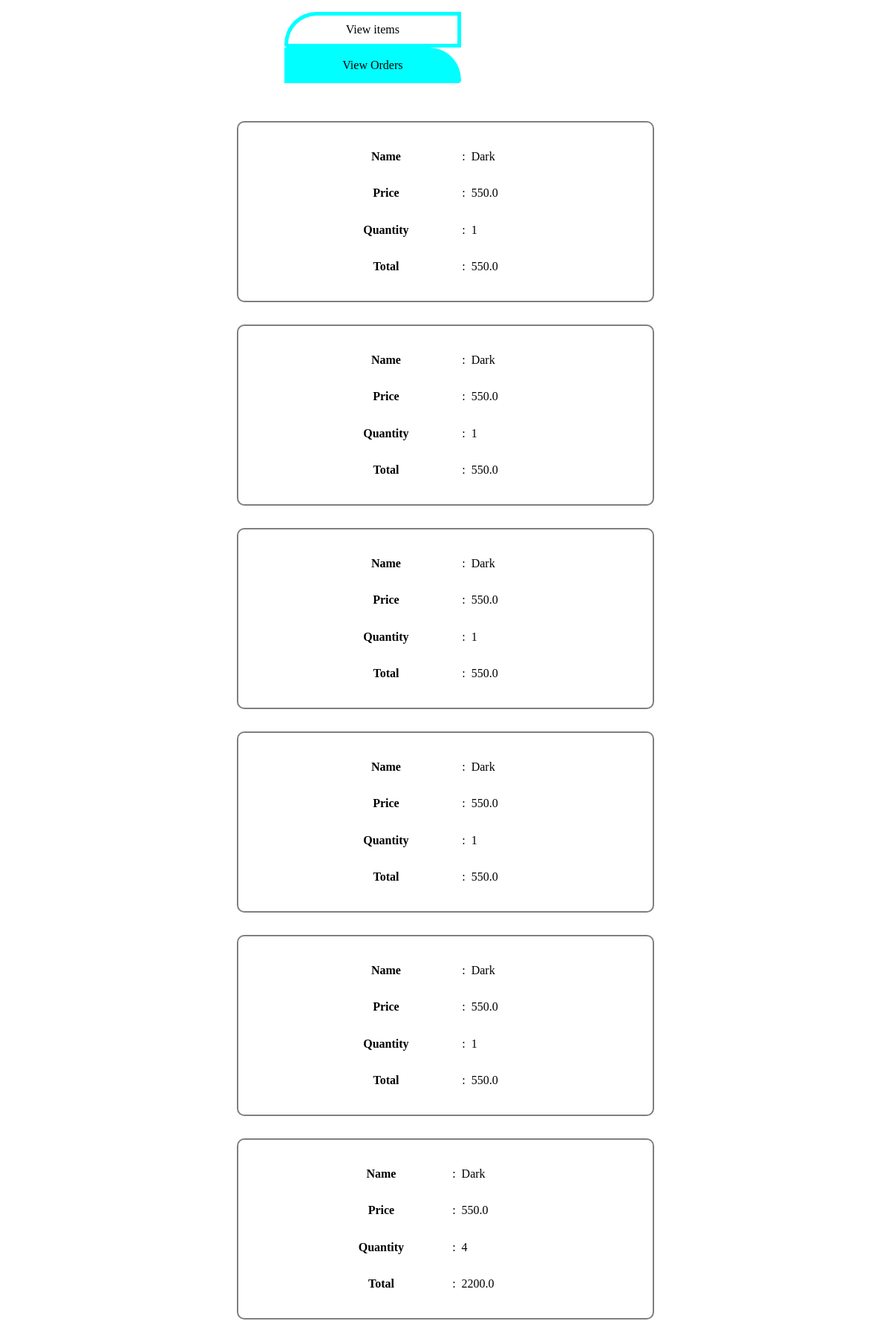
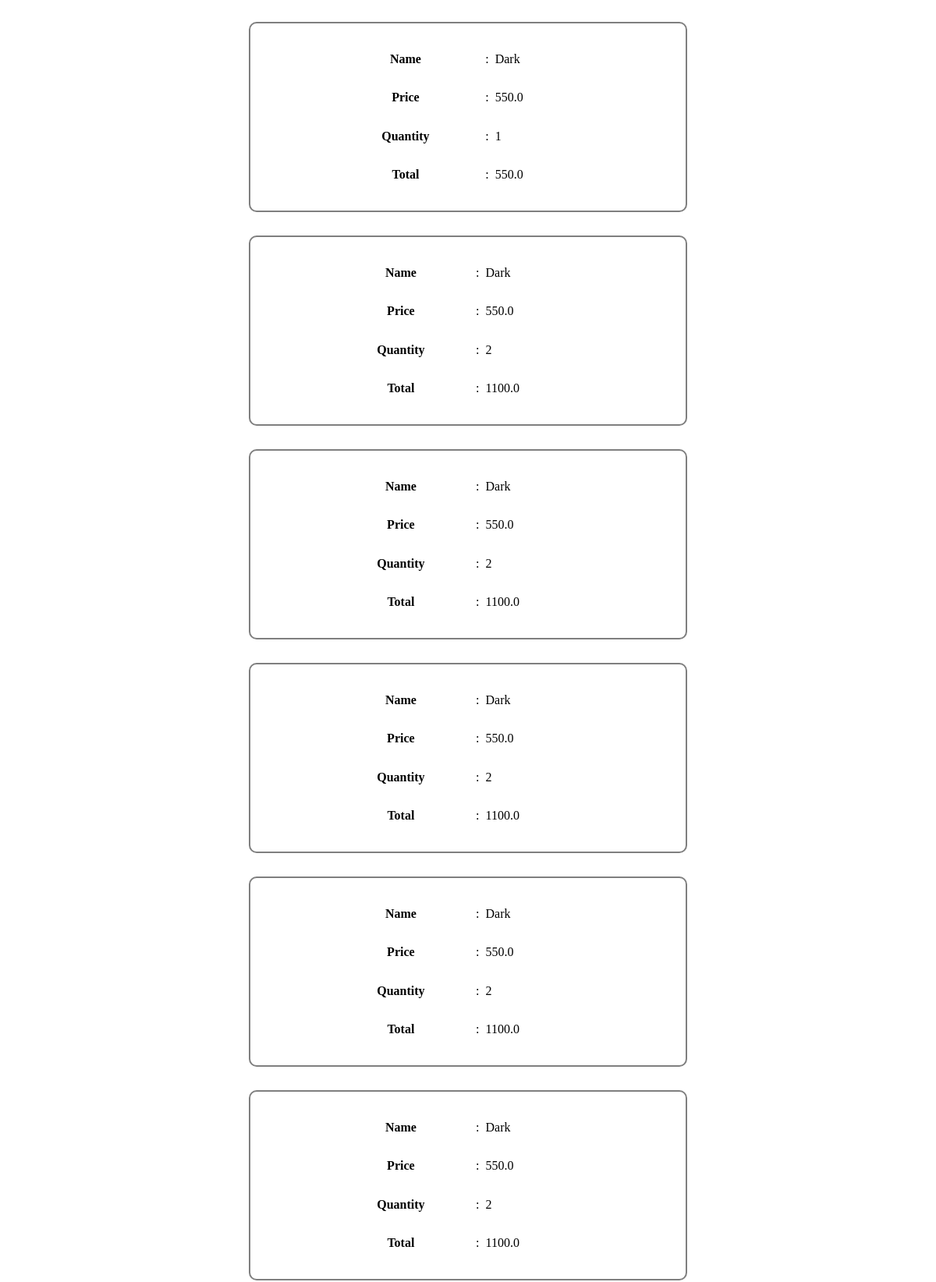
Screenshot of /orders/ (upper part) with the database file from the repository (2 pictures, top to bottom).
### Myapp/models.py (models this page shows)
class Bill(models.Model):
    Name=models.CharField(max_length=20)
    Price=models.FloatField()
    Quatity=models.IntegerField()
    Total=models.FloatField()

### Myapp/views.py (the view)
# urls.py: url(r'^orders/',ViewOrders,name='orders'),
def ViewOrders(request):
    B=Bill.objects.all()
    Name=[]
    Price=[]
    Quantity=[]
    Total=[]
    count=0
    for i in B:
        Name.append(i.Name)
        Price.append(i.Price)
        Quantity.append(i.Quatity)
        Total.append(i.Total)
        count+=1
    return render(request,'Orders.html',{'Orders':zip(Name,Price,Quantity,Total)})

### Myapp/templates/Orders.html (shortened to what this page needs)
<!DOCTYPE html>
<html lang="en">
<head>
</head>
<body>
    <center><ul>
        <li style="float:left;background: white;border-top-left-radius: 80px;border-bottom-left-radius: 8px;"><a href="http://127.0.0.1:8000/items/" style="text-decoration:none;color:black;">View items</a></li>
        <li style="float:left;border-top-right-radius:80px;border-bottom-right-radius: 8px;"><a href="http://127.0.0.1:8000/orders" style="text-decoration:none;color:black;">View Orders</a></li>
    </ul></center>
<center>
<center><div style="width:50%;display:grid;padding:20px;">
   {% for Name,Price,Quantity,Total in Orders %}
    <div style="border:2px solid rgba(0,0,0,.5);height:200px;margin:15px;border-radius:10px;padding:20px">
        <table width="70%" height="100%">
            <tr><th>Name</th><td>:&nbsp;&nbsp;{{ Name }}</td></tr>
            <tr><th>Price</th><td>:&nbsp;&nbsp;{{ Price }}</td></tr>
            <tr><th>Quantity</th><td>:&nbsp;&nbsp;{{ Quantity }}</td></tr>
            <tr><th>Total</th><td>:&nbsp;&nbsp;{{ Total }}</td></tr>
        </table>
    </div>
    {% endfor %}
</div></center>
</body>
</html>

### Myapp/templates/Orders.html (style rules this page uses)
ul { list-style-type:none; margin:none; padding:none; overflow:hidden; background:white; width:40%; }
li { margin:none; padding:none; border:5px solid cyan; width:48%; background:cyan; }
li a { display:block; padding:10px 0px; margin:none; text-align: center; width:100%; }

### rows the page displays
Bill: Orders "Dark", Orders "550.0", Orders "550.0"
Bill: Orders "Dark", Orders "550.0", Orders "550.0"
Bill: Orders "Dark", Orders "550.0", Orders "550.0"
Bill: Orders "Dark", Orders "550.0", Orders "550.0"
Bill: Orders "Dark", Orders "550.0", Orders "550.0"
Bill: Orders "Dark", Orders "550.0", Orders "2200.0"
Bill: Orders "Dark", Orders "550.0", Orders "550.0"
Bill: Orders "Dark", Orders "550.0", Orders "1100.0"
Bill: Orders "Dark", Orders "550.0", Orders "1100.0"
Bill: Orders "Dark", Orders "550.0", Orders "1100.0"
Bill: Orders "Dark", Orders "550.0", Orders "1100.0"
Bill: Orders "Dark", Orders "550.0", Orders "1100.0"

### other values shown
{{ Quantity }} "1" "1" "1" "1" "1" "4" "1" "2" "2" "2" "2" "2"
